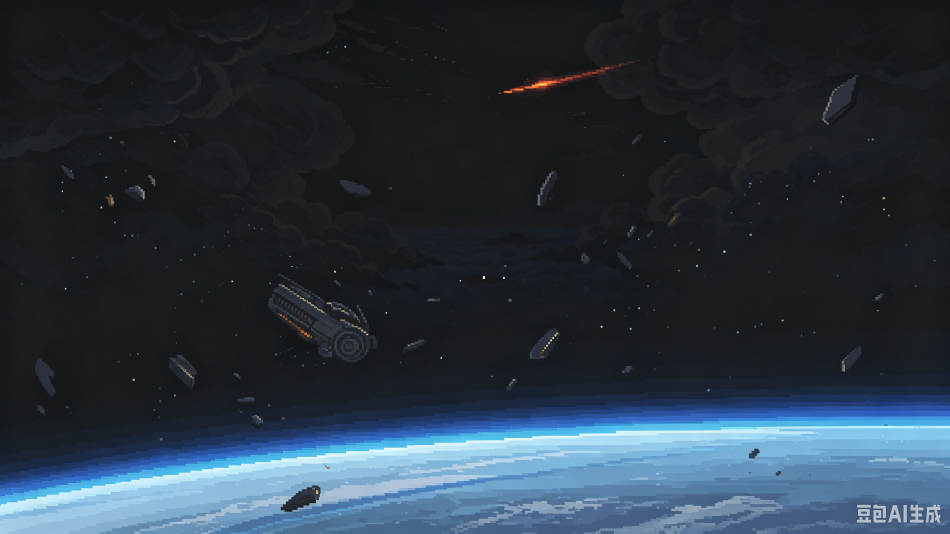
#> input picture projects/cloudspire/assets/images/be04.png, 2848 x 1600 px, given in place of boss_bullet_1.png, which was not available (shown at 1/3 size)
$ python make_boss3_bullets.py
#> lines starting #> are read from the running program, lines starting #| are printed output that depends on the picture; pictures that were not available may be replaced by others from this repository, and a replacement may not be noted
import os

from PIL import Image, ImageEnhance, ImageFilter

BASE = r"C:\Users\32952\Documents\ChatGPT\云阙飞戈\assets\images"
PURPLE = (168, 96, 255)


def tint_keep_alpha(src, dst):
    img = Image.open(src).convert("RGBA")
    alpha = img.split()[3]
#> alpha: PIL image 2848x1600 L; every value is 255
    rgb = Image.merge("RGB", img.split()[:3])
#> rgb is the input picture: PIL image 2848x1600 RGB; mean R, G, B 40.9, 53.4, 65.1
    gray = rgb.convert("L")
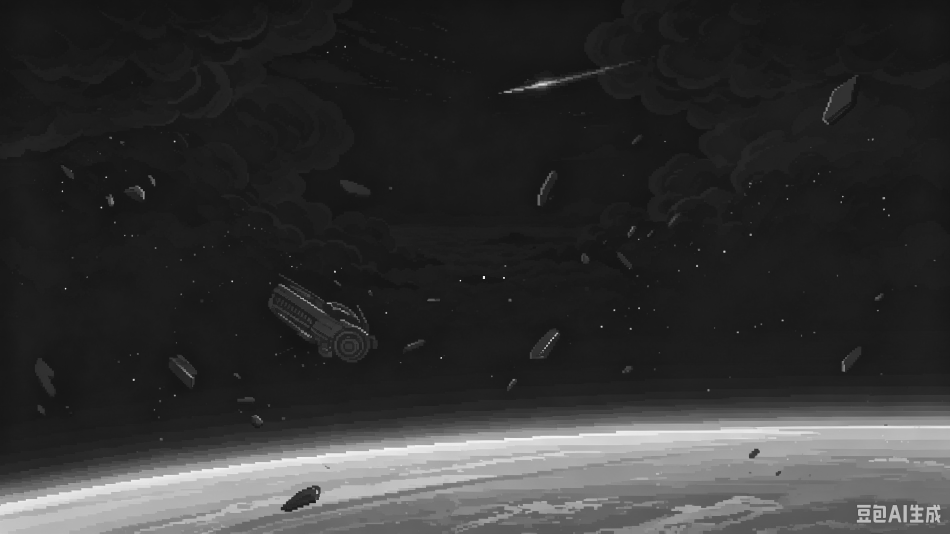
#> gray: PIL image 2848x1600 L (shown at 1/3 size); min 1, max 255, mean 51
    tinted = Image.merge(
        "RGB",
        [
            gray.point(lambda v: int((v * PURPLE[0]) / 255)),
            gray.point(lambda v: int((v * PURPLE[1]) / 255)),
            gray.point(lambda v: int((v * PURPLE[2]) / 255)),
        ],
    )
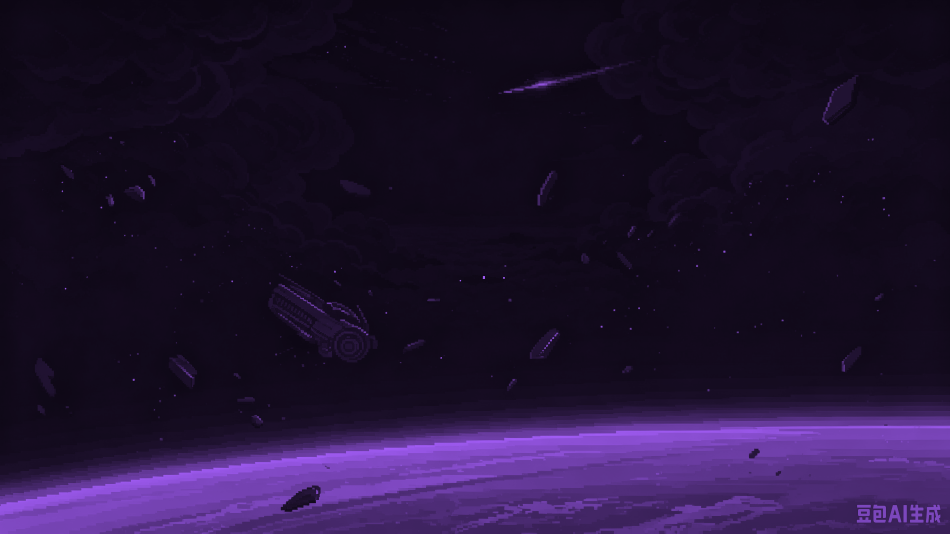
#> tinted: PIL image 2848x1600 RGB (shown at 1/3 size); mean R, G, B 33.2, 18.7, 51
    tinted = tinted.filter(ImageFilter.UnsharpMask(radius=2, percent=110, threshold=2))
    tinted = ImageEnhance.Contrast(tinted).enhance(1.15)
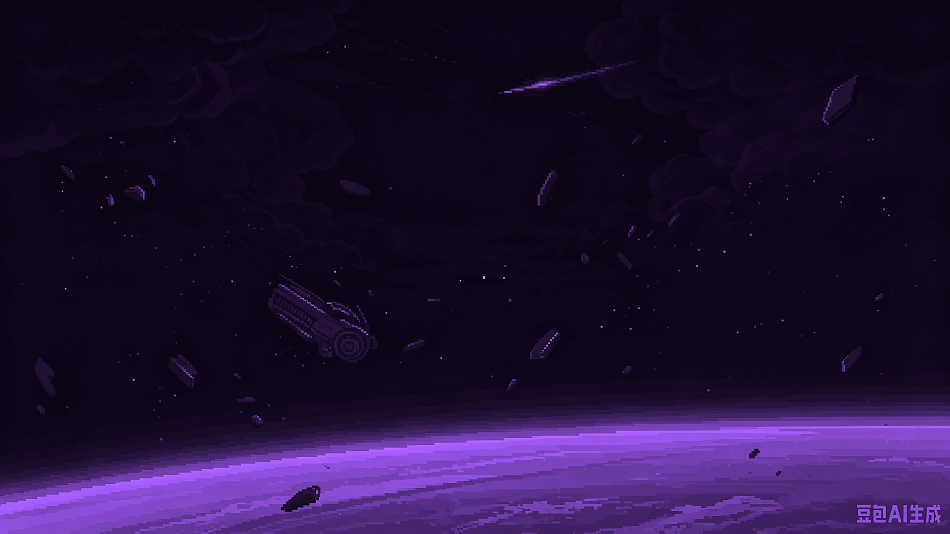
#> tinted: PIL image 2848x1600 RGB (shown at 1/3 size); mean R, G, B 33.6, 17.1, 54.1
    out = Image.merge("RGBA", (*tinted.split(), alpha))
    out.save(dst, optimize=True)


def main():
    for i in range(1, 7):
        src = os.path.join(BASE, "boss_bullet_{}.png".format(i))
        dst = os.path.join(BASE, "boss3_bullet_{}.png".format(i))
        tint_keep_alpha(src, dst)
        print(dst)
#> pass 2 of the loop in main, `for i in range(1, 7):`:
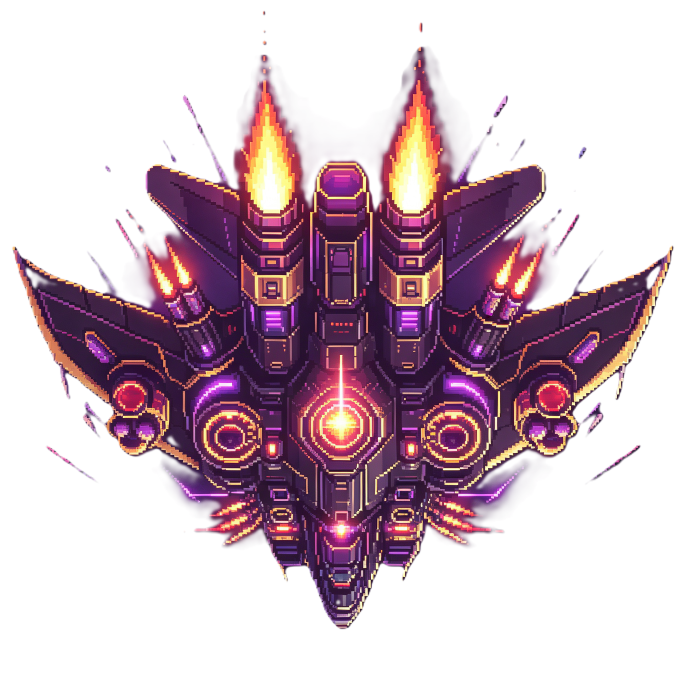
#> input picture projects/cloudspire/assets/images/boss1.png, 2048 x 2048 px, given in place of boss_bullet_2.png, which was not available (shown at 1/3 size)
#> in tint_keep_alpha, img is the input picture: PIL image 2048x2048 RGBA; mean R, G, B, A 203.7, 183.2, 193.6, 255
#> alpha: PIL image 2048x2048 L; every value is 255
#> rgb: PIL image 2048x2048 RGB
#> in tint_keep_alpha (call 2), `gray = rgb.convert("L")`:
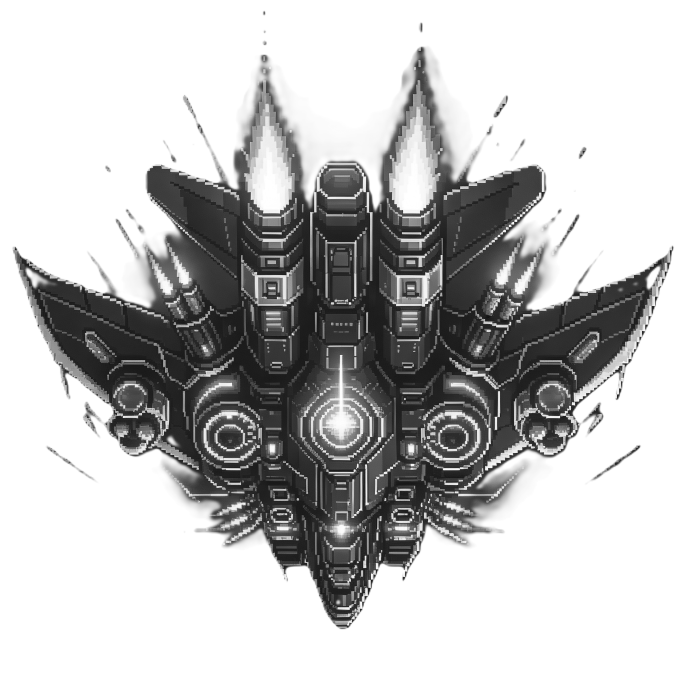
#> gray: PIL image 2048x2048 L (shown at 1/3 size); min 5, max 255, mean 190.5
#> in tint_keep_alpha (call 2), `tinted = Image.merge( "RGB", [ gray.point(lambda v: int((v * PURPLE[0]..`:
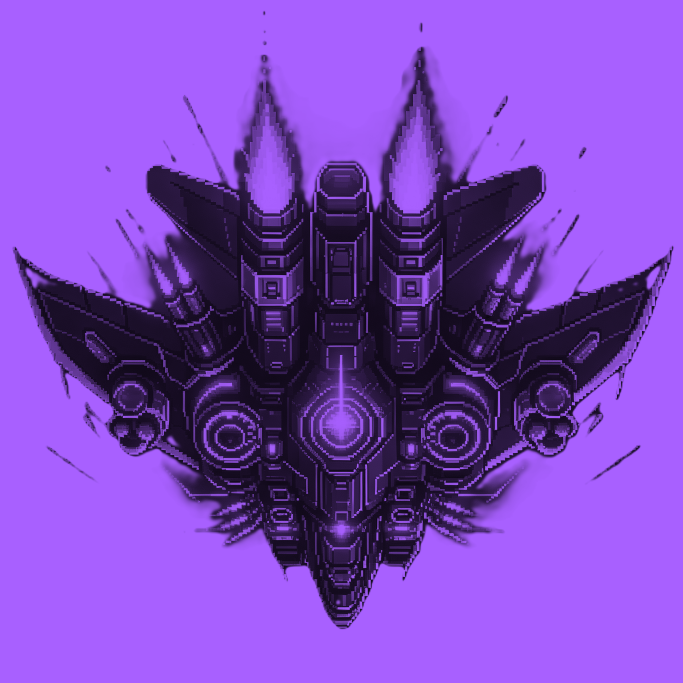
#> tinted: PIL image 2048x2048 RGB (shown at 1/3 size); mean R, G, B 125.3, 71.5, 190.5
#> out: PIL image 2048x2048 RGBA


if __name__ == "__main__":
#> (the run stopped early here; a loop or call above may not have finished)
